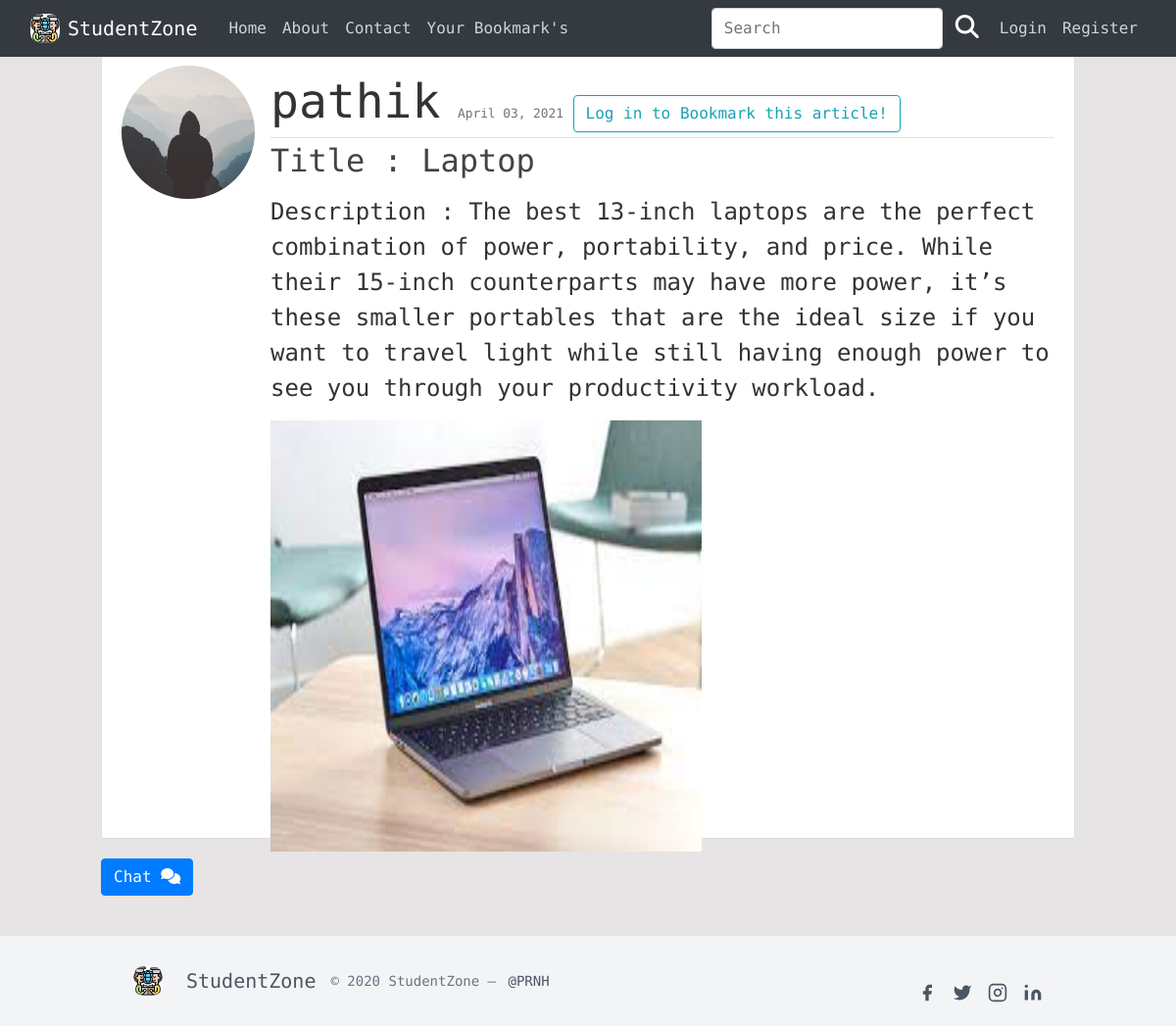
The app's page /post/17/ with its own data.
### blog/models.py (models this page shows, shortened)
class Post(models.Model):
    title = models.CharField(max_length=100)
    prod_img = models.ImageField(
        default='default_thumbnail.png', upload_to='Product_images')
    price = models.DecimalField(
        max_digits=10, decimal_places=2, null=False, default=0.00)
    content = models.TextField()
    date_posted = models.DateTimeField(default=timezone.now)
    author = models.ForeignKey(User, on_delete=models.CASCADE)
    category = models.CharField(
        max_length=30, choices=Category_choices, default='Miscellenous')
    bookmark = models.ManyToManyField(User, related_name='bookmark')

### users/models.py (models this page shows, shortened)
class Profile(models.Model):
    user = models.OneToOneField(User, on_delete=models.CASCADE)
    image = models.ImageField(default='default.jpg', upload_to='profile_pics')

### blog/views.py (the view, shortened to what this page needs)
# urls.py: path('post/<int:pk>/', PostDetailView.as_view(), name='post-detail'),
class PostDetailView(DetailView):
    model = Post
    def get_context_data(self, **kwargs):
        data = super().get_context_data(**kwargs)
        post_connected = get_object_or_404(Post, id=self.kwargs['pk'])
        bookmarked = False
        if post_connected.bookmark.filter(id=self.request.user.id).exists():
            bookmarked = True
        data['post_is_bookmarked'] = bookmarked
        comments_connected = PostComment.objects.filter(post_connected = self.get_object()).order_by('date_posted')
        data['content'] = comments_connected
        if self.request.user.is_authenticated:
            data['comment_form'] = NewCommentForm(instance=self.request.user)
        return data

### blog/templates/blog/post_detail.html (shortened to what this page needs)
{% extends "blog/base.html" %}
{% load crispy_forms_tags %}
{% block content %}
  <div class="container">
  <article class="media content-section" style="height: 100vh;">
    <img class="rounded-circle article-img" src="{{ object.author.profile.image.url }}" style="height: 17vh; width: 17vh">
    <div class="media-body">
      <div class="article-metadata">
        <a class="mr-2" href="{% url 'user-posts' object.author.username %}" style="font-size: 3rem;">{{ object.author }}</a>
        <small class="text-muted">{{ object.date_posted|date:"F d, Y" }}</small>
        {% if user.is_authenticated %}
              <form action="{% url 'post-bookmark' object.id %}" method="POST">
                {% csrf_token %}
                {% if post_is_bookmarked%}
                <button type="submit" name="post_id" value="{{object.id}}" class="btn btn-lg" style="float: right;"><i
                    class="fas fa-bookmark fa-2x" style="color: red;" aria-hidden="true"></i></button>
                {% else %}
                <button type="submit" name="post_id" value="{{object.id}}" class="btn btn-lg" style="float: right;"><i
                    class="far fa-bookmark fa-2x" style="color: red;" aria-hidden="true"></i></button>
                {% endif %}
              </form>
              {% else %}
              <a class="btn btn-outline-info" href="{% url 'login' %}?next={{request.path}}">Log in to Bookmark this
                article!</a><br>
                  {% endif %}
      </div>
      <h2 style="font-size: 2rem; padding-bottom: 15px;" class="article-title">Title : {{ object.title }}</h2>
      <p style="font-size: 1.5rem; padding-bottom: 15px;" class="article-content">Description : {{ object.content }}</p>
      <img src="{{object.prod_img.url}}" alt="" style="height: 55vh; width: 55vh">
    </div>
  </article>
      <button type="button" class="btn btn-primary" data-toggle="modal" data-target="#exampleModalCenter">
        Chat <i class="fas fa-comments"></i>
      </button>
  </div>
{% endblock content %}

### blog/static/blog/main.css (style rules this page uses)
body { background: #fafafa; color: #333333; margin-top: 5rem; }
h1, h2, h3, h4, h5, h6 { color: #444444; }
.content-section { background: #ffffff; padding: 10px 20px; border: 1px solid #dddddd; border-radius: 3px; margin-bottom: 20px; }
.article-title { color: #444444; }
.article-content { white-space: pre-line; }
.article-img { height: 65px; width: 65px; margin-right: 16px; }
.article-metadata { padding-bottom: 1px; margin-bottom: 4px; border-bottom: 1px solid #e3e3e3; }

### records on screen
Post: author.profile.image (placeholder picture), author "pathik", date_posted "April 03, 2021", title "Laptop", content "The best 13-inch laptops are the perfect combination of power, portability, and price. While their 15-inch counterparts may have more power, it’s these smaller portables that are the ideal size if you want to travel light while still having enough power to see you through your productivity workload.", prod_img (picture)
